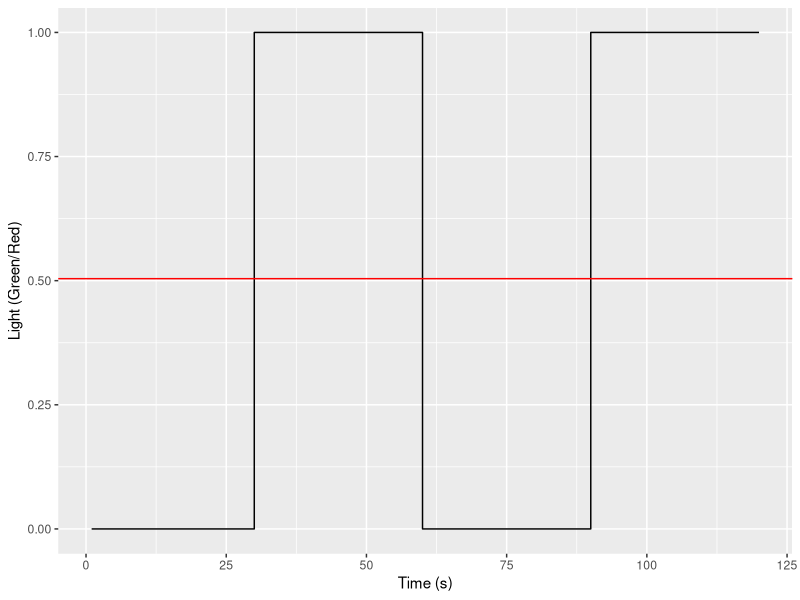

R code for this plot: (Note: this script raises an error after producing the figure.)
## ---- chunk 1
library(ggplot2)
N <- 1 # samples 
x <- c(seq(from = 1,  to = 30,  by = N),
       seq(from = 30, to =  60,  by = N),
       seq(from = 60, to =  90,  by = N),
       seq(from = 90, to =  120, by = N))
y <- c(rep(0, 30), rep(1, 31),rep(0, 31), rep(1, 31))
df <- data.frame(c(list(x),list(y)))
names(df) <- c("Time", "Light")
ggplot(data=df,aes(x=Time,y=Light))+geom_path() + 
  geom_hline(aes(yintercept=mean(Light)), color = "Red") + 
  labs(x='Time (s)', y = 'Light (Green/Red)')
## ---- chunk 2
knitr::include_graphics("images/p1-01-network.png")
## ---- chunk 3
knitr::include_graphics("images/p1-02-flows.png")
